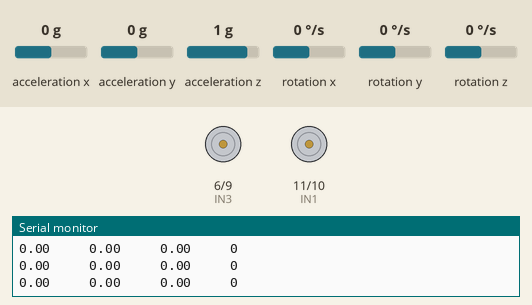
Simulated run of this sketch. Board: Arduino Uno, built with avr-gcc and run on an emulated ATmega328P. Shown: motor-driver pin pairs drawn as motors (green arrow = first pin HIGH = forward, orange = second pin HIGH = backward, longer = more drive), the last lines printed to the serial monitor. Wiring (inferred from the names in the program): MPU-6050 motion sensor at I2C address 0x68. The test bench sets the inputs (shaded band); at power-on: rotation z 0 °/s, acceleration x 0 g, acceleration y 0 g, acceleration z 1 g, rotation x 0 °/s, rotation y 0 °/s.

Above: at 2.1 s.
2.2 s: rotation z set to -192 °/s
At 3.4 s:
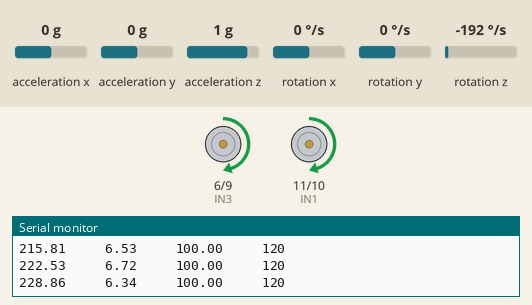
3.7 s: rotation z set to 91 °/s
6.7 s: rotation z set to 97 °/s
At 7.2 s:
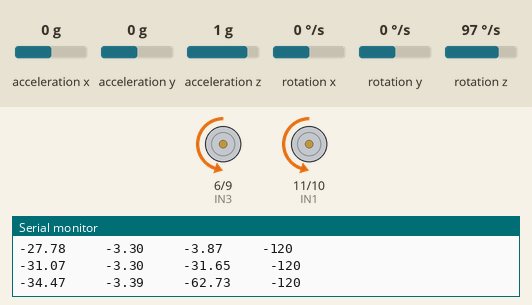
Timing chart, 0 to 9.7 s (numbered marks = the images above; inputs shaded):
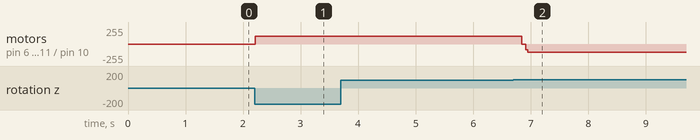

Measured:
- the behaviour switches between 96 and 97 °/s on rotation z (found by bisection; images 1 and 2)
- after the input at 2.2 s, motor on pin 6 (IN3) / pin 9 (IN4), motor on pin 11 (IN1) / pin 10 (IN2): stopped → forward 120/255 at once

The sketch:

Canbang2banh_Robot.ino
```cpp
/*
  Canbang2banh_Robot - Xe tự cân bằng 2 bánh dùng MPU6050 + L298N
  Tác giả: Tùng Lâm Automatic

  Mô tả:
  - Đọc góc nghiêng từ MPU6050 qua I2C.
  - Điều khiển PID để giữ thăng bằng.

  Sơ đồ chân (Arduino Mega/Uno):
  - I2C: SDA/SCL (Mega: D20/D21, Uno: A4/A5)
  - L298N:
    IN1 (động cơ 1) -> D6
    IN2 (động cơ 1) -> D9
    IN3 (động cơ 2) -> D11
    IN4 (động cơ 2) -> D10

  Lưu ý: Nguồn động cơ và Arduino phải chung GND.
*/

#include <Wire.h>        // Thư viện I2C.
#include "stmpu6050.h"  // Thư viện MPU6050 (lọc bổ sung).

SMPU6050 mpu; // Đối tượng MPU6050.

// Chân điều khiển cho L298N (giữ nguyên tên biến theo code gốc).
const int IN3 = 6;  // Chân IN1 cho động cơ 1.
const int IN4 = 9;  // Chân IN2 cho động cơ 1.
const int IN1 = 11; // Chân IN3 cho động cơ 2.
const int IN2 = 10; // Chân IN4 cho động cơ 2.

// Biến PID.
double Kp = 20.0; // Hệ số tỉ lệ.
double Ki = 0.8;  // Hệ số tích phân.
double Kd = 0.05; // Hệ số vi phân.

double targetAngle = 0; // Góc mục tiêu (0 = đứng thẳng).
double integral = 0;    // Thành phần tích phân.
double lastError = 0;   // Sai số ở lần trước.

// Giới hạn tích phân để chống bão hòa.
const double integralLimit = 100;

void setup() {
  Serial.begin(115200); // Mở Serial để theo dõi giá trị PID.

  mpu.init(0x68);     // Địa chỉ I2C mặc định của MPU6050.
  // mpu.Reset();     // Có thể gọi nếu muốn reset góc tham chiếu.
  mpu.calibrate(1000); // Hiệu chuẩn gyro (giữ robot đứng yên).

  // Cấu hình chân điều khiển L298N.
  pinMode(IN1, OUTPUT);
  pinMode(IN2, OUTPUT);
  pinMode(IN3, OUTPUT);
  pinMode(IN4, OUTPUT);
}

void loop() {
  double yAngle = mpu.getZAngle(); // Lấy góc nghiêng (trục Z theo thư viện).

  // Tính sai số giữa góc mục tiêu và góc hiện tại.
  double error = targetAngle - yAngle;

  // Tính đạo hàm sai số (không chia dt để đơn giản).
  double derivative = error - lastError;

  // Tính điều khiển PID (integral dùng giá trị lần trước).
  int motorSpeed = Kp * error + Ki * integral + Kd * derivative;

  // Vùng chết: bỏ qua nhiễu nhỏ quanh 0.
  if (motorSpeed > -55 && motorSpeed < 55) motorSpeed = 0;

  // Giới hạn tốc độ PWM an toàn cho động cơ.
  motorSpeed = constrain(motorSpeed, -120, 120);

  // In thông số để theo dõi.
  Serial.print(error);
  Serial.print("     ");
  Serial.print(derivative);
  Serial.print("     ");
  Serial.print(integral);
  Serial.print("     ");
  Serial.println(motorSpeed);

  // Chống bão hòa tích phân (anti-windup).
  if (motorSpeed >= 180) {
    // Nếu vượt giới hạn dương thì giữ nguyên integral.
    integral = integral;
  } else if (motorSpeed <= -180) {
    // Nếu vượt giới hạn âm thì giữ nguyên integral.
    integral = integral;
  } else {
    // Cập nhật integral bình thường và giới hạn lại.
    integral += error;
    integral = constrain(integral, -integralLimit, integralLimit);
  }

  // Điều khiển động cơ theo chiều sai số.
  if (motorSpeed > 0) {
    // Động cơ 1 tiến.
    analogWrite(IN1, motorSpeed);  // PWM chiều tiến.
    analogWrite(IN2, 0);           // Tắt chiều ngược.

    // Động cơ 2 tiến.
    analogWrite(IN3, motorSpeed);  // PWM chiều tiến.
    analogWrite(IN4, 0);           // Tắt chiều ngược.
  } else {
    // Động cơ 1 lùi.
    analogWrite(IN1, 0);            // Tắt chiều tiến.
    analogWrite(IN2, -motorSpeed);  // PWM chiều lùi.

    // Động cơ 2 lùi.
    analogWrite(IN3, 0);            // Tắt chiều tiến.
    analogWrite(IN4, -motorSpeed);  // PWM chiều lùi.
  }

  // Cập nhật sai số lần trước.
  lastError = error;

  // Chu kỳ điều khiển (ms).
  delay(30);
}
```

stmpu6050.h
```cpp
#ifndef _SAIGONTECH_MPU6050_H_
#define _SAIGONTECH_MPU6050_H_

#include "Wire.h"

// Hằng số đổi radian sang độ.
#define RAD2DEG 57.295779

// Lớp đọc MPU6050 và tính góc bằng bộ lọc bổ sung.
class SMPU6050 {
  public:
    SMPU6050() {}

    // Khởi tạo MPU6050 với địa chỉ I2C.
    void init(int address) {
      this->i2cAddress = address;
      this->gyroXOffset = 0;
      this->gyroYOffset = 0;
      this->gyroZOffset = 0;
      this->xAngle = 0;
      this->yAngle = 0;
      this->zAngle = 0;
      this->accX = 0;
      this->accY = 0;
      this->prevMillis = millis();

      // Reset và cấu hình MPU6050.
      Wire.begin();
      Wire.beginTransmission(this->i2cAddress);
      Wire.write(0x6B);  // PWR_MGMT_1 register.
      Wire.write(0);     // Thoát chế độ sleep.
      Wire.endTransmission(false);

      Wire.beginTransmission(this->i2cAddress);
      Wire.write(0x19);  // SMPLRT_DIV register.
      Wire.write(0);     // Chia tần số = 0.
      Wire.endTransmission(false);

      Wire.beginTransmission(this->i2cAddress);
      Wire.write(0x1B);  // GYRO_CONFIG register.
      Wire.write(0);     // Full scale = ±250 °/s.
      Wire.endTransmission(false);

      Wire.beginTransmission(this->i2cAddress);
      Wire.write(0x1C);  // ACCEL_CONFIG register.
      Wire.write(0);     // Full scale = ±2 g.
      Wire.endTransmission(false);
    }

    // Hiệu chuẩn gyro bằng cách lấy trung bình nhiều mẫu.
    void calibrate(int times) {
      long gyroXTotal = 0, gyroYTotal = 0, gyroZTotal = 0;
      int count = 0;
      int gyroRawX, gyroRawY, gyroRawZ;
      for (int i = 0; i < times; i++) {
        Wire.beginTransmission(this->i2cAddress);
        Wire.write(0x43);  // GYRO_XOUT register.
        Wire.endTransmission(false);
        Wire.requestFrom(this->i2cAddress, 6, true);

        gyroRawX = Wire.read() << 8 | Wire.read();
        gyroRawY = Wire.read() << 8 | Wire.read();
        gyroRawZ = Wire.read() << 8 | Wire.read();

        gyroXTotal += gyroRawX;
        gyroYTotal += gyroRawY;
        gyroZTotal += gyroRawZ;
        count += 1;
      }
      // Offset để đưa gyro về 0 khi đứng yên.
      gyroXOffset = -gyroXTotal * 1.0 / count;
      gyroYOffset = -gyroYTotal * 1.0 / count;
      gyroZOffset = -gyroZTotal * 1.0 / count;
    }

    // Đặt góc hiện tại làm mốc 0.
    void Reset() {
      this->xRef = this->xAngle;
      this->yRef = this->yAngle;
      this->zRef = this->zAngle;
    }

    // Lấy góc X (độ) so với mốc.
    double getXAngle() {
      this->readAngles();
      return this->xAngle - this->xRef;
    }

    // Lấy góc Y (độ) so với mốc.
    double getYAngle() {
      this->readAngles();
      return this->yAngle - this->yRef;
    }

    // Lấy góc Z (độ) so với mốc.
    double getZAngle() {
      this->readAngles();
      return this->zAngle - this->zRef;
    }

    // Lấy đồng thời góc X/Y/Z.
    void getXYZAngles(double &x, double &y, double &z) {
      this->readAngles();
      x = this->xAngle - this->xRef;
      y = this->yAngle - this->yRef;
      z = this->zAngle - this->zRef;
    }

  private:
    int i2cAddress;
    double accX, accY, gyroX, gyroY, gyroZ;
    double gyroXOffset, gyroYOffset, gyroZOffset;
    double xAngle, yAngle, zAngle;
    double xRef = 0, yRef = 0, zRef = 0;
    unsigned long prevMillis;

    // Đọc cảm biến và cập nhật góc bằng bộ lọc bổ sung.
    void readAngles() {
      // Giới hạn tần số đọc ~3 ms/lần.
      if (millis() - this->prevMillis < 3) return;

      int accRawX, accRawY, accRawZ, gyroRawX, gyroRawY, gyroRawZ;

      Wire.beginTransmission(this->i2cAddress);
      Wire.write(0x3B); // ACCEL_XOUT_H register.
      Wire.endTransmission(false);
      Wire.requestFrom(this->i2cAddress, 14, true);

      accRawX = Wire.read() << 8 | Wire.read();
      accRawY = Wire.read() << 8 | Wire.read();
      accRawZ = Wire.read() << 8 | Wire.read();
      Wire.read(); Wire.read(); // Bỏ qua nhiệt độ.
      gyroRawX = Wire.read() << 8 | Wire.read();
      gyroRawY = Wire.read() << 8 | Wire.read();
      gyroRawZ = Wire.read() << 8 | Wire.read();

      // Góc từ gia tốc kế (độ).
      accX = atan((accRawY / 16384.0) / sqrt(pow((accRawX / 16384.0), 2) + pow((accRawZ / 16384.0), 2))) * RAD2DEG;
      accY = atan(-1 * (accRawX / 16384.0) / sqrt(pow((accRawY / 16384.0), 2) + pow((accRawZ / 16384.0), 2))) * RAD2DEG;

      // Tốc độ quay từ gyro (độ/giây).
      gyroX = (gyroRawX + gyroXOffset) / 131.0;
      gyroY = (gyroRawY + gyroYOffset) / 131.0;
      gyroZ = (gyroRawZ + gyroZOffset) / 131.0;

      // Tính thời gian lấy mẫu (giây).
      unsigned long curMillis = millis();
      double duration = (curMillis - prevMillis) * 1e-3;
      prevMillis = curMillis;

      // Lọc bổ sung: gyro chiếm 98%, acc chiếm 2%.
      xAngle = 0.98 * (xAngle + gyroX * duration) + 0.02 * accX;
      yAngle = 0.98 * (yAngle + gyroY * duration) + 0.02 * accY;

      // Trục Z chỉ tích phân từ gyro (không có acc hỗ trợ).
      zAngle = zAngle + gyroZ * duration;
    }
};

// Hàm tiện ích: khởi tạo MPU6050.
void mpu6050Init(SMPU6050 &smpu, int address) {
  smpu.init(address);
}

// Hàm tiện ích: hiệu chuẩn MPU6050.
void mpu6050Calibrate(SMPU6050 &smpu, int times) {
  smpu.calibrate(times);
}

// Hàm tiện ích: đọc góc XYZ.
void mpu6050GetXYZAngles(SMPU6050 &smpu, double &xAngle, double &yAngle, double &zAngle) {
  smpu.getXYZAngles(xAngle, yAngle, zAngle);
}

#endif /* _SAIGONTECH_MPU6050_H_ */
```
